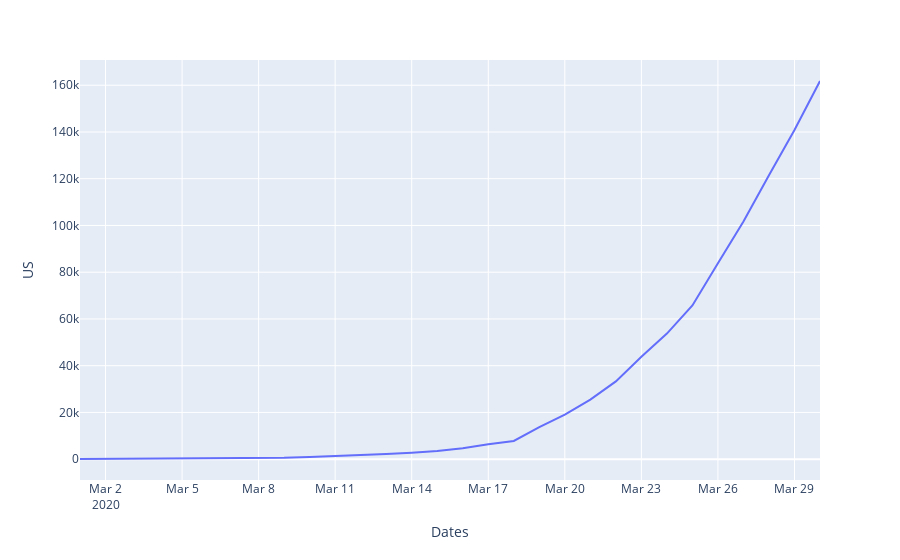

Notebook cell for this chart:
### Code cell
import plotly.express as px
fig = px.line(fuck, x = 'Dates', y = 'US')
fig.show()

### Figure 1 — Plotly figure (JSON) as saved in the notebook; plotly's stock layout.template omitted (floating-point values rounded to 4 significant figures)
{"data": [{"hoverlabel": {"namelength": 0}, "hovertemplate": "Dates=%{x}<br>US=%{y}", "legendgroup": "", "line": {"color": "#636efa", "dash": "solid"}, "mode": "lines", "name": "", "showlegend": false, "type": "scatter", "x": ["2020-03-01T00:00:00", "2020-03-02T00:00:00", "2020-03-03T00:00:00", "2020-03-04T00:00:00", "2020-03-05T00:00:00", "2020-03-06T00:00:00", "2020-03-07T00:00:00", "2020-03-08T00:00:00", "2020-03-09T00:00:00", "2020-03-10T00:00:00", "2020-03-11T00:00:00", "2020-03-12T00:00:00", "2020-03-13T00:00:00", "2020-03-14T00:00:00", "2020-03-15T00:00:00", "2020-03-16T00:00:00", "2020-03-17T00:00:00", "2020-03-18T00:00:00", "2020-03-19T00:00:00", "2020-03-20T00:00:00", "2020-03-21T00:00:00", "2020-03-22T00:00:00", "2020-03-23T00:00:00", "2020-03-24T00:00:00", "2020-03-25T00:00:00", "2020-03-26T00:00:00", "2020-03-27T00:00:00", "2020-03-28T00:00:00", "2020-03-29T00:00:00", "2020-03-30T00:00:00"], "xaxis": "x", "y": [74, 98, 118, 149, 217, 262, 402, 518, 583, 959, 1281, 1663, 2179, 2727, 3499, 4632, 6421, 7783, 13677, 19100, 25489, 33276, 43847, 53740, 65778, 83836, 101657, 121478, 140886, 161807], "yaxis": "y"}], "layout": {"legend": {"tracegroupgap": 0}, "margin": {"t": 60}, "xaxis": {"anchor": "y", "domain": [0, 1], "title": {"text": "Dates"}}, "yaxis": {"anchor": "x", "domain": [0, 1], "title": {"text": "US"}}}}
